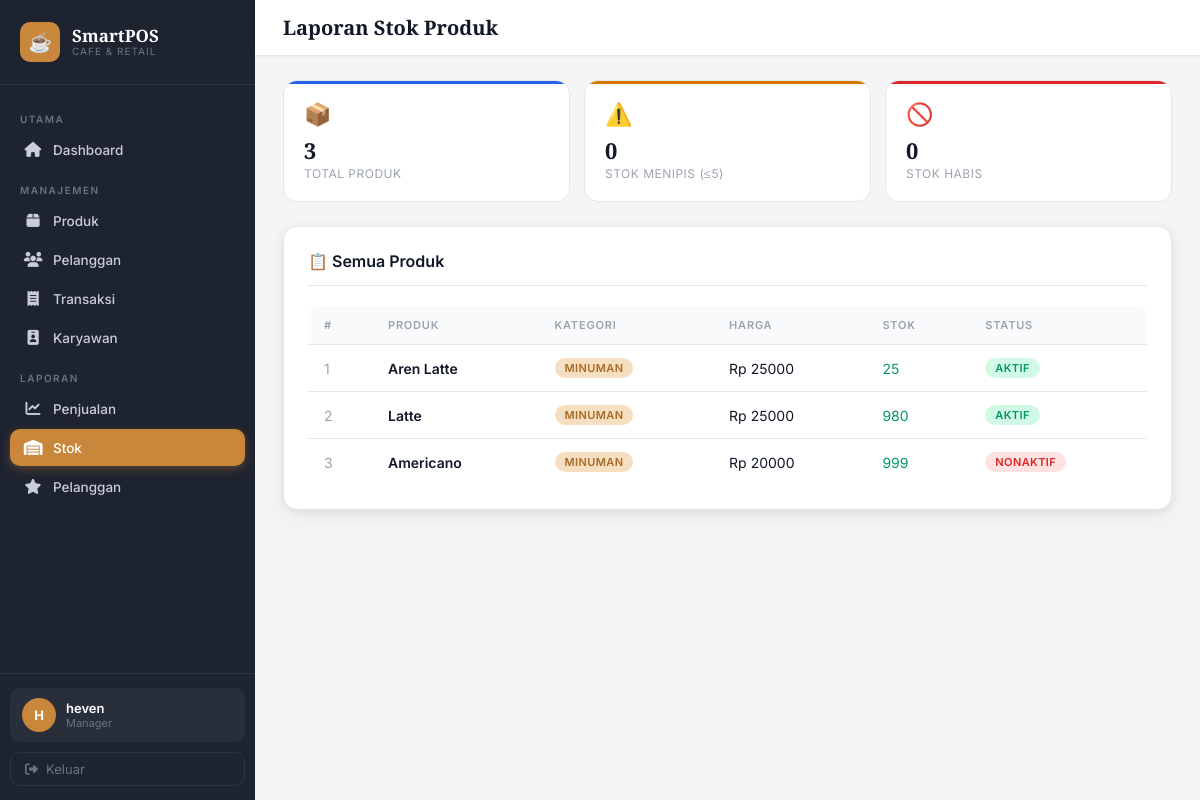
Screenshot of /reports/stock/ (signed in) with the database file from the repository.
### pos/models.py (models this page shows, shortened)
class BaseModel(models.Model):
    created_at = models.DateTimeField(auto_now_add=True)
    updated_at = models.DateTimeField(auto_now=True)
    class Meta:
        abstract = True  # tidak membuat tabel sendiri

class Product(BaseModel):
    CATEGORY_CHOICES = [
        ('food',        'Makanan'),
        ('beverage',    'Minuman'),
        ('snack',       'Snack'),
        ('merchandise', 'Merchandise'),
        ('other',       'Lainnya'),
    ]
    name         = models.CharField(max_length=100, verbose_name="Nama Produk")
    category     = models.CharField(max_length=50, choices=CATEGORY_CHOICES, default='other', verbose_name="Kategori")
    price        = models.DecimalField(max_digits=10, decimal_places=2, validators=[MinValueValidator(Decimal('0.01'))], verbose_name="Harga (Rp)")
    stock        = models.IntegerField(default=0, validators=[MinValueValidator(0)], verbose_name="Stok")
    is_available = models.BooleanField(default=True, verbose_name="Tersedia")
    class Meta:
        verbose_name        = "Produk"
        verbose_name_plural = "Produk"
        ordering            = ['category', 'name']
    def __init__(self, *args, **kwargs):
        super().__init__(*args, **kwargs)
        self.__discount = 0  # ENCAPSULATION: private, tidak bisa diakses dari luar

### pos/views.py (the view)
# urls.py: path('reports/stock/', views.StockReportView.as_view(), name='report_stock'),
class StockReportView(ReportView):
    def dispatch(self, request, *args, **kwargs):
        if request.user.is_authenticated and not request.user.is_superuser:
            if not RoleHelper.can_view_stock_report(request.user):
                messages.error(request, 'Akses ditolak. Laporan stok hanya untuk Manager, Supervisor, dan Barista.')
                return redirect('dashboard')
        return super().dispatch(request, *args, **kwargs)
    def get(self, request):
        start, end = self.get_date_range(request)
        generator = StockReportGenerator(start, end)
        report_data = generator.generate()
        return render(request, 'pos/reports/stock.html', {
            'report': report_data,
            'page_title': 'Laporan Stok Produk',
        })

### pos/context_processors.py (called while the page is built, shortened)
def user_role(request):
    if not request.user.is_authenticated:
        return {}
    if request.user.is_superuser:
        return {
            'user_position':         'manager',
            'user_position_display': 'Manager',
            'is_full_access':        True,
            'can_manage_products':   True,
            'can_manage_employees':  True,
            'can_view_transactions': True,
            'can_create_transaction':True,
            'can_view_customers':    True,
            'can_view_reports':      True,
            'can_view_stock_report': True,
        }

### pos/utils.py (called while the page is built)
    def get_periode(self):
        return f"{self.__start.strftime('%d/%m/%Y')} — {self.__end.strftime('%d/%m/%Y')}"

    def generate(self):
        from .models import Product
        products = Product.objects.all()
        return {
            'title': 'Laporan Stok Produk',
            'date_range': self.get_periode(),   # diwarisi dari ReportGenerator
            'products': products.order_by('category', 'stock'),
            'low_stock': products.filter(stock__lte=5, stock__gt=0),
            'out_of_stock': products.filter(stock=0),
            'total_products': products.count(),
            'by_category': list(products.values('category').annotate(
                count=Count('id'), total_stock=Sum('stock')
            )),
        }

### pos/views.py (called while the page is built)
    def get_date_range(self, request):
        date_from = request.GET.get('date_from', '')
        date_to = request.GET.get('date_to', '')
        try:
            start = datetime.strptime(date_from, '%Y-%m-%d').date() if date_from else None
            end = datetime.strptime(date_to, '%Y-%m-%d').date() if date_to else None
        except ValueError:
            start = end = None
        return start, end

### templates/pos/reports/stock.html (shortened to what this page needs)
{% extends 'pos/base.html' %}
{% block page_title %}Laporan Stok Produk{% endblock %}
{% block content %}
<div class="report-summary" style="margin-bottom:24px;">
  <div class="stat-card blue">
    <div class="stat-icon">📦</div>
    <div class="stat-value" style="font-size:22px;">{{ report.total_products }}</div>
    <div class="stat-label">Total Produk</div>
  </div>
  <div class="stat-card yellow">
    <div class="stat-icon">⚠️</div>
    <div class="stat-value" style="font-size:22px;">{{ report.low_stock|length }}</div>
    <div class="stat-label">Stok Menipis (≤5)</div>
  </div>
  <div class="stat-card red">
    <div class="stat-icon">🚫</div>
    <div class="stat-value" style="font-size:22px;">{{ report.out_of_stock|length }}</div>
    <div class="stat-label">Stok Habis</div>
  </div>
</div>
<div class="card">
  <div class="card-header"><span class="card-title">📋 Semua Produk</span></div>
  <div class="table-wrapper">
    <table>
      <thead><tr><th>#</th><th>Produk</th><th>Kategori</th><th>Harga</th><th>Stok</th><th>Status</th></tr></thead>
      <tbody>
        {% for p in report.products %}
        <tr>
          <td style="color:var(--text-muted);">{{ forloop.counter }}</td>
          <td style="font-weight:600;">{{ p.name }}</td>
          <td><span class="badge badge-coffee">{{ p.get_category_display }}</span></td>
          <td style="color:var(--caramel);">Rp {{ p.price|floatformat:0 }}</td>
          <td>
            {% if p.stock == 0 %}<span style="color:var(--red);font-weight:700;">Habis</span>
            {% elif p.stock <= 5 %}<span style="color:var(--yellow);font-weight:700;">{{ p.stock }}</span>
            {% else %}<span style="color:var(--green);">{{ p.stock }}</span>{% endif %}
          </td>
          <td>
            {% if p.is_available %}<span class="badge badge-success">Aktif</span>
            {% else %}<span class="badge badge-danger">Nonaktif</span>{% endif %}
          </td>
        </tr>
        {% endfor %}
      </tbody>
    </table>
  </div>
</div>
{% endblock %}

### templates/pos/base.html (shortened to what this page needs)
<!DOCTYPE html>
<html lang="id">
<head>
  {% load static %}
  <link rel="stylesheet" href="{% static 'css/style.css' %}">
  <link rel="stylesheet" href="https://cdnjs.cloudflare.com/ajax/libs/font-awesome/6.5.0/css/all.min.css">
</head>
<body>
<div class="app-wrapper">
  <aside class="sidebar">
    <div class="sidebar-brand">
      <div class="brand-icon">☕</div>
      <div>
        <div class="brand-name">SmartPOS</div>
        <div class="brand-sub">Cafe & Retail</div>
      </div>
    </div>
    <nav class="sidebar-nav">
      <div class="nav-section-label">Utama</div>
      <a href="{% url 'dashboard' %}" class="nav-item {% if request.resolver_match.url_name == 'dashboard' %}active{% endif %}">
        <span class="nav-icon"><i class="fas fa-house"></i></span> Dashboard
      </a>
      <div class="nav-section-label">Manajemen</div>
      <a href="{% url 'product_list' %}" class="nav-item {% if 'product' in request.resolver_match.url_name %}active{% endif %}">
        <span class="nav-icon"><i class="fas fa-box"></i></span> Produk
      </a>
      {% if can_view_customers %}
      <a href="{% url 'customer_list' %}" class="nav-item {% if 'customer' in request.resolver_match.url_name and request.resolver_match.url_name != 'report_customers' %}active{% endif %}">
        <span class="nav-icon"><i class="fas fa-users"></i></span> Pelanggan
      </a>
      {% endif %}
      {% if can_view_transactions %}
      <a href="{% url 'transaction_list' %}" class="nav-item {% if 'transaction' in request.resolver_match.url_name %}active{% endif %}">
        <span class="nav-icon"><i class="fas fa-receipt"></i></span> Transaksi
      </a>
      {% endif %}
      {% if can_manage_employees %}
      <a href="{% url 'employee_list' %}" class="nav-item {% if 'employee' in request.resolver_match.url_name %}active{% endif %}">
        <span class="nav-icon"><i class="fas fa-id-badge"></i></span> Karyawan
      </a>
      {% endif %}
      {% if is_full_access or can_view_stock_report %}
      <div class="nav-section-label">Laporan</div>
      {% if is_full_access %}
      <a href="{% url 'report_sales' %}" class="nav-item {% if request.resolver_match.url_name == 'report_sales' %}active{% endif %}">
        <span class="nav-icon"><i class="fas fa-chart-line"></i></span> Penjualan
      </a>
      {% endif %}
      {% if can_view_stock_report %}
      <a href="{% url 'report_stock' %}" class="nav-item {% if request.resolver_match.url_name == 'report_stock' %}active{% endif %}">
        <span class="nav-icon"><i class="fas fa-warehouse"></i></span> Stok
      </a>
      {% endif %}
      {% if is_full_access %}
      <a href="{% url 'report_customers' %}" class="nav-item {% if request.resolver_match.url_name == 'report_customers' %}active{% endif %}">
        <span class="nav-icon"><i class="fas fa-star"></i></span> Pelanggan
      </a>
      {% endif %}
      {% endif %}
    </nav>
    <div class="sidebar-footer">
      <div class="user-card">
        <div class="user-avatar">{{ request.user.username|slice:":1"|upper }}</div>
        <div>
          <div class="user-name">{{ request.user.get_full_name|default:request.user.username }}</div>
          <div class="user-role">{{ user_position_display|default:"Kasir" }}</div>
        </div>
      </div>
      <a href="{% url 'logout' %}" class="btn-logout">
        <i class="fas fa-sign-out-alt"></i> Keluar
      </a>
    </div>
  </aside>
  <main class="main-content">
    <div class="topbar">
      <h1 class="page-title">{% block page_title %}Dashboard{% endblock %}</h1>
    </div>
    <div class="page-body">
      {% block content %}{% endblock %}
    </div>
  </main>
</div>
{% load static %}
</body>
</html>

### rows the page displays
Product: name "Aren Latte", category "MINUMAN", price "25000", stock "25", is_available "AKTIF"
Product: name "Latte", category "MINUMAN", price "25000", stock "980", is_available "AKTIF"
Product: name "Americano", category "MINUMAN", price "20000", stock "999", is_available "NONAKTIF"

### other values shown
{{ request.user.username|slice:":1"|upper }} "H"
{{ request.user.get_full_name|default:request.user.username }} "heven"
{{ user_position_display|default:"Kasir" }} "Manager"
{{ report.total_products }} "3"
{{ report.low_stock|length }} "0"
{{ report.out_of_stock|length }} "0"
